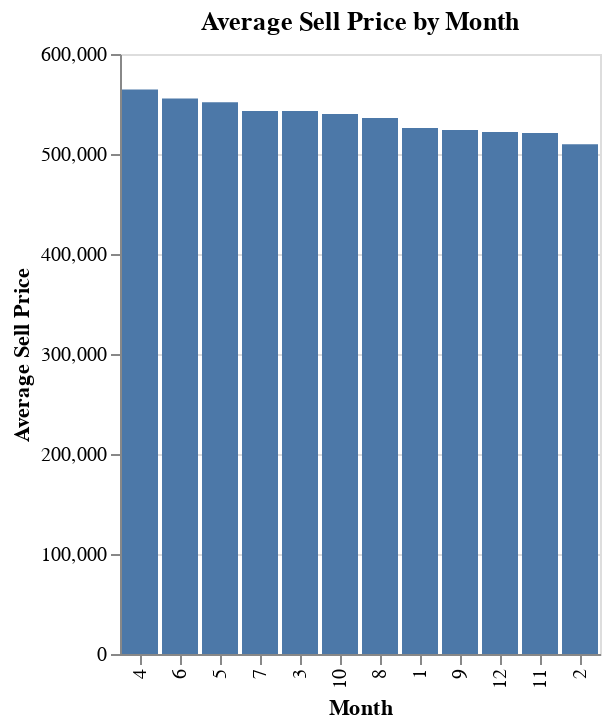

Write notebook code for a chart like this one.
### Markdown cell above
## **DATE**

### Code cell
import datetime
house_data['date'].value_counts()
month_numbers = []

# for date_string in house_data['date']:
#     try:
#         date_object = datetime.datetime.strptime(date_string, "%Y%m%dT%H%M%S")
#         month_number = date_object.month
#         month_numbers.append(month_number)
#     except ValueError:
#         print(f"Ignoring invalid date string: {date_string}")


df = pd.DataFrame({'Month': month_numbers})

df_agg = df.groupby('Month').size().reset_index(name='Count')

chart = alt.Chart(df_agg).mark_bar().encode(
    alt.X('Month:O', title='Month'),
    alt.Y('Count:Q', title='Count')
).properties(
    title='Count of Events by Month'
)

chart

# Housing price by month sold. ======================================================================

house_data['date'] = pd.to_datetime(house_data['date'])

# Extract month from 'date' column
house_data['month'] = house_data['date'].dt.month

# Calculate the average sell price for each month
average_price_by_month = house_data.groupby('month')['price'].mean().reset_index()

# Create a bar chart using Altair
chart = alt.Chart(average_price_by_month).mark_bar().encode(
    alt.X('month:O', title='Month', sort=alt.EncodingSortField(field='price', op='mean', order='descending')),
    alt.Y('price:Q', title='Average Sell Price')
).properties(
    title='Average Sell Price by Month'
)

# Display the chart
chart


# Housing price by year sold ======================================================================
# house_data['date'] = pd.to_datetime(house_data['date'])

# house_data['year'] = house_data['date'].dt.year

# average_price_by_year = house_data.groupby('year')['price'].mean().reset_index()

# Create a bar chart using Altair
# chart = alt.Chart(average_price_by_year).mark_bar().encode(
#     alt.X('year:O', title='Year'),
#     alt.Y('price:Q', title='Average Sell Price')
# ).properties(
#     title='Average Sell Price by Year'
# )

#chart
# house_data['year'] = house_data['date'].dt.year
# house_data['year'].value_counts()

### Figure 1 — Vega-Lite specification as saved in the notebook (floating-point values rounded to 4 significant figures)
{"config": {"view": {"continuousWidth": 400, "continuousHeight": 300}}, "data": {"name": "data-2e22c308445ffb7fe7934107cd59b008"}, "mark": "bar", "encoding": {"x": {"field": "month", "sort": {"field": "price", "op": "mean", "order": "descending"}, "title": "Month", "type": "ordinal"}, "y": {"field": "price", "title": "Average Sell Price", "type": "quantitative"}}, "title": "Average Sell Price by Month", "$schema": "https://vega.github.io/schema/vega-lite/v4.17.0.json", "datasets": {"data-2e22c308445ffb7fe7934107cd59b008": [{"month": 1, "price": 525900.0}, {"month": 2, "price": 509800.0}, {"month": 3, "price": 543100.0}, {"month": 4, "price": 564400.0}, {"month": 5, "price": 551700.0}, {"month": 6, "price": 555600.0}, {"month": 7, "price": 543100.0}, {"month": 8, "price": 535900.0}, {"month": 9, "price": 524000.0}, {"month": 10, "price": 540000.0}, {"month": 11, "price": 521000.0}, {"month": 12, "price": 522100.0}]}}
